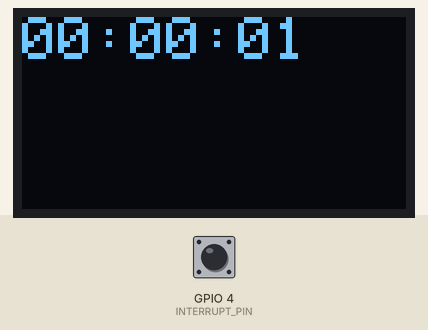
Simulated run of this program. Board: ESP32. Shown: 128×64 one-colour display. The inputs (shaded band) are chosen by the test bench; at power-on: GPIO 4 (INTERRUPT_PIN) LOW.

Above: at 1.2 s.
1.3 s: GPIO 4 (INTERRUPT_PIN) pulled HIGH for 0.15 s
At 1.9 s:
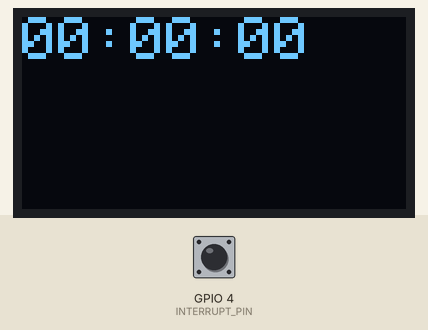
4.4 s: GPIO 4 (INTERRUPT_PIN) pulled HIGH for 1 s
At 6.6 s:
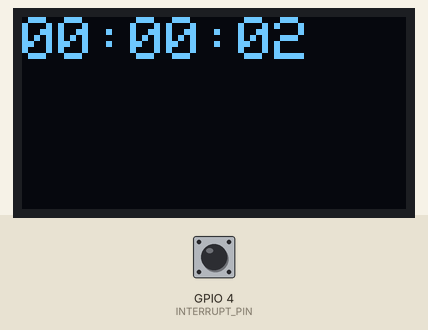
Timing chart, 0 to 8.1 s (numbered marks = the images above; inputs shaded):
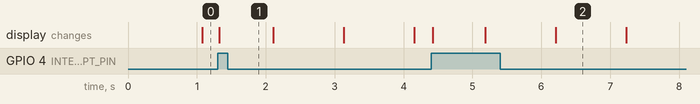

The program:

main.cpp
```cpp
#include <Arduino.h>
#include <Wire.h>
#include <SPI.h>
#include <Adafruit_GFX.h>
#include <Adafruit_SSD1306.h>

#define SCREEN_WIDTH 128
#define SCREEN_HEIGHT 64
#define OLED_RESET -1
#define SCREEN_ADDRESS 0x3C
Adafruit_SSD1306 display(SCREEN_WIDTH, SCREEN_HEIGHT, &Wire, OLED_RESET);

const int INTERRUPT_PIN = 4;

static int seconds = 0;
static int minutes = 0;
static int hours = 0;

// helper function declarations
void update_time();
void printdi(String message);
void print_and_increment_time();
void myISR();

void setup()
{
  display.begin(SSD1306_SWITCHCAPVCC, SCREEN_ADDRESS);
  display.setTextSize(2);
  display.setTextColor(WHITE);

  pinMode(INTERRUPT_PIN, INPUT_PULLDOWN);
  attachInterrupt(digitalPinToInterrupt(INTERRUPT_PIN), myISR, RISING);
}

void loop()
{
  print_and_increment_time();
  update_time();
  delay(1000);
}

void update_time()
{
  if (seconds == 60)
  {
    seconds = 0;
    minutes++;
    if (minutes == 60)
    {
      minutes = 0;
      hours++;
    }
  }
}

void printdi(String message)
{
  display.clearDisplay();
  display.setCursor(0, 0);
  display.print(message);
  display.display();
}

void print_and_increment_time()
{
  String message = "";
  if (hours < 10)
  {
    message += "0";
  }
  message += hours;
  message += ":";
  if (minutes < 10)
  {
    message += "0";
  }
  message += minutes;
  message += ":";
  if (seconds < 10)
  {
    message += "0";
  }
  message += seconds;
  printdi(message);
  seconds++;
}

void myISR()
{
  seconds = 0;
  minutes = 0;
  hours = 0;
  print_and_increment_time();
}
```
